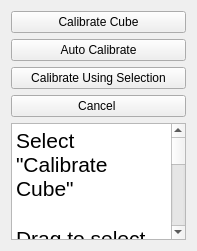
                          <widget class="QWidget" name="calibrationPage">
                           <property name="geometry">
                            <rect>
                             <x>0</x>
                             <y>0</y>
                             <width>197</width>
                             <height>251</height>
                            </rect>
                           </property>
                           <attribute name="label">
                            <string>Calibrate</string>
                           </attribute>
                           <layout class="QVBoxLayout" name="verticalLayout_38">
                            <item>
                             <widget class="QPushButton" name="calibrationButton">
                              <property name="text">
                               <string>Calibrate Cube</string>
                              </property>
                             </widget>
                            </item>
                            <item>
                             <widget class="QPushButton" name="autoButton">
                              <property name="text">
                               <string>Auto Calibrate</string>
                              </property>
                             </widget>
                            </item>
                            <item>
                             <widget class="QPushButton" name="performCalibration">
                              <property name="text">
                               <string>Calibrate Using Selection</string>
                              </property>
                             </widget>
                            </item>
                            <item>
                             <widget class="QPushButton" name="calibrationCancel">
                              <property name="font">
                               <font>
                                <pointsize>9</pointsize>
                               </font>
                              </property>
                              <property name="text">
                               <string>Cancel </string>
                              </property>
                             </widget>
                            </item>
                            <item>
                             <widget class="QTextEdit" name="calibrationInfo">
                              <property name="html">
                               <string>&lt;!DOCTYPE HTML PUBLIC &quot;-//W3C//DTD HTML 4.0//EN&quot; &quot;http://www.w3.org/TR/REC-html40/strict.dtd&quot;&gt;
&lt;html&gt;&lt;head&gt;&lt;meta name=&quot;qrichtext&quot; content=&quot;1&quot; /&gt;&lt;meta charset=&quot;utf-8&quot; /&gt;&lt;style type=&quot;text/css&quot;&gt;
p, li { white-space: pre-wrap; }
hr { height: 1px; border-width: 0; }
li.unchecked::marker { content: &quot;\2610&quot;; }
li.checked::marker { content: &quot;\2612&quot;; }
&lt;/style&gt;&lt;/head&gt;&lt;body style=&quot; font-family:'Segoe UI'; font-size:9pt; font-weight:400; font-style:normal;&quot;&gt;
&lt;p style=&quot; margin-top:0px; margin-bottom:0px; margin-left:0px; margin-right:0px; -qt-block-indent:0; text-indent:0px;&quot;&gt;&lt;a name=&quot;docs-internal-guid-c365bdbe-7fff-201d-9be8-a9ae8ad3d068&quot;&gt;&lt;/a&gt;&lt;span style=&quot; font-family:'Arial'; font-size:16pt; color:#000000; background-color:transparent;&quot;&gt;S&lt;/span&gt;&lt;span style=&quot; font-family:'Arial'; font-size:16pt; color:#000000; background-color:transparent;&quot;&gt;elect &amp;quot;Calibrate Cube&amp;quot; &lt;/span&gt;&lt;/p&gt;
&lt;p style=&quot;-qt-paragraph-type:empty; margin-top:0px; margin-bottom:0px; margin-left:0px; margin-right:0px; -qt-block-indent:0; text-indent:0px; font-family:'Arial'; font-size:16pt; color:#000000;&quot;&gt;&lt;br /&gt;&lt;/p&gt;
&lt;p style=&quot; margin-top:0px; margin-bottom:0px; margin-left:0px; margin-right:0px; -qt-block-indent:0; text-indent:0px;&quot;&gt;&lt;span style=&quot; font-family:'Arial'; font-size:16pt; color:#000000; background-color:transparent;&quot;&gt;Drag to select the calibration target in the image on the left&lt;/span&gt;&lt;/p&gt;
&lt;p style=&quot;-qt-paragraph-type:empty; margin-top:0px; margin-bottom:0px; margin-left:0px; margin-right:0px; -qt-block-indent:0; text-indent:0px; font-family:'Arial'; font-size:16pt; color:#000000;&quot;&gt;&lt;br /&gt;&lt;/p&gt;
&lt;p style=&quot; margin-top:0px; margin-bottom:0px; margin-left:0px; margin-right:0px; -qt-block-indent:0; text-indent:0px;&quot;&gt;&lt;span style=&quot; font-family:'Arial'; font-size:16pt; color:#000000; background-color:transparent;&quot;&gt;or&lt;/span&gt;&lt;/p&gt;
&lt;p style=&quot;-qt-paragraph-type:empty; margin-top:0px; margin-bottom:0px; margin-left:0px; margin-right:0px; -qt-block-indent:0; text-indent:0px; font-family:'Arial'; font-size:16pt; color:#000000;&quot;&gt;&lt;br /&gt;&lt;/p&gt;
&lt;p style=&quot; margin-top:0px; margin-bottom:0px; margin-left:0px; margin-right:0px; -qt-block-indent:0; text-indent:0px;&quot;&gt;&lt;span style=&quot; font-family:'Arial'; font-size:16pt; color:#000000; background-color:transparent;&quot;&gt;Select &amp;quot;Auto Calibrate&amp;quot;. Calibration target will be selected for you.&lt;/span&gt;&lt;/p&gt;
&lt;p style=&quot;-qt-paragraph-type:empty; margin-top:0px; margin-bottom:0px; margin-left:0px; margin-right:0px; -qt-block-indent:0; text-indent:0px; font-family:'Arial'; font-size:16pt; color:#000000;&quot;&gt;&lt;br /&gt;&lt;/p&gt;
&lt;p style=&quot; margin-top:0px; margin-bottom:0px; margin-left:0px; margin-right:0px; -qt-block-indent:0; text-indent:0px;&quot;&gt;&lt;span style=&quot; font-family:'Arial'; font-size:16pt; color:#000000; background-color:transparent;&quot;&gt;Select &amp;quot;Calibrate using selection&amp;quot; to perform calibration on the image cube using the selected calibration target. &lt;/span&gt;&lt;/p&gt;&lt;/body&gt;&lt;/html&gt;</string>
                              </property>
                             </widget>
                            </item>
                           </layout>
                          </widget>
